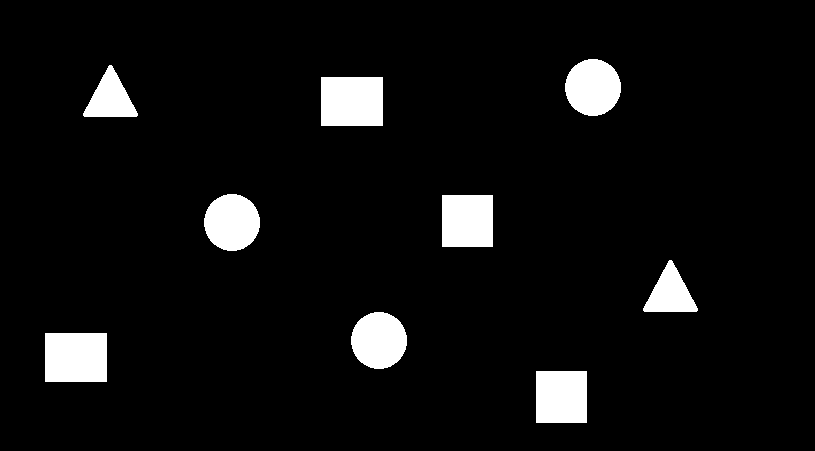
#> input picture 4 - Pruebas de correlación/FigurasGeom.tif, 815 x 451 px
$ python fig_g_10feb.py
#> lines starting #> are read from the running program, lines starting #| are printed output that depends on the picture; after the words box and inside, x2 and y2 are one past the last pixel; in counts of white or black regions, pixels touching at a corner belong together; long printed decimals are rounded
from cv2 import cv2
import numpy as np
from scipy import signal
from scipy.ndimage import correlate
import matplotlib.pyplot as plt


img = cv2.imread("FigurasGeom.tif") # 815 x 451
#> img is the input picture: shape (451, 815, 3); 6% white; 9 white regions, largest, box (x1, y1, x2, y2) and area: (321, 77, 383, 126) 3038, (45, 333, 107, 382) 3038, (442, 195, 493, 247) 2652

roi = cv2.imread("roi_fig.tif") #61 x 64
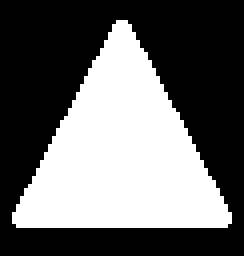
#> input picture 4 - Pruebas de correlación/roi_fig.tif, 61 x 64 px (shown 4 times larger)
#> roi is the input picture: shape (64, 61, 3); 40.6% white; 1 white region, box (x1, y1, x2, y2) and area: (3, 5, 58, 57) 1585
cv2.imwrite("roi1.png",roi)

w, h = roi.shape[:-1]
#> w = 64; h = 61

# Función que sirve para detectar si una imagen está contenida en otra
res = cv2.matchTemplate(img, roi, cv2.TM_CCOEFF_NORMED)
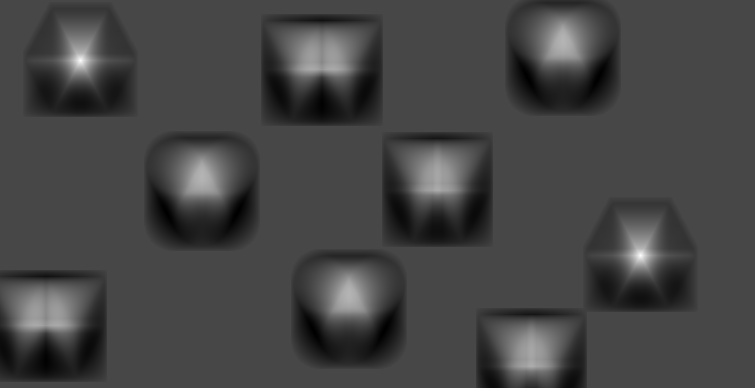
#> res: shape (388, 755) float32; min -0.387, max 1, mean -0.0115; drawn with min black and max white
print (np.max(res), np.min(res))
#| 1.0 -0.3874
# Umbral admitido
threshold = .99

# Si está dentro del umbral, crear un cuadrado sobre la imagen contenida en la imagen Todo
loc = np.where(res >= threshold)
#> loc = ([60, 255], [80, 640])
print(loc)
#| (array([ 60, 255]), array([ 80, 640]))
for pt in zip(*loc[::-1]):  #  Cambiar columnas y filas
    cv2.rectangle(img, pt, (pt[0] + w, pt[1] + h), (150, 150, 0), 1)
#> this loop made 2 passes
#> pt on passes 1 to 2: (80, 60), (640, 255)
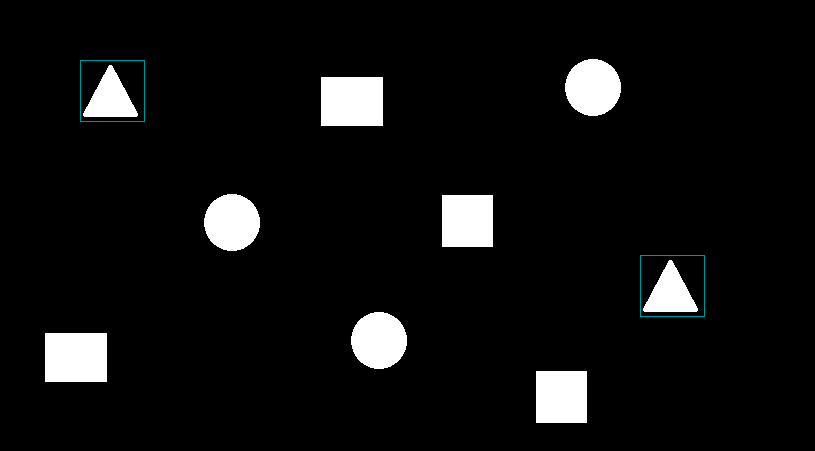
#> img: shape (451, 815, 3); 0.14% of pixels changed, all inside (x1, y1, x2, y2) = (80, 60, 705, 317)

# Guardar el resultado
cv2.imwrite('result.png', img)

plt.imshow (res)

plt.show()
